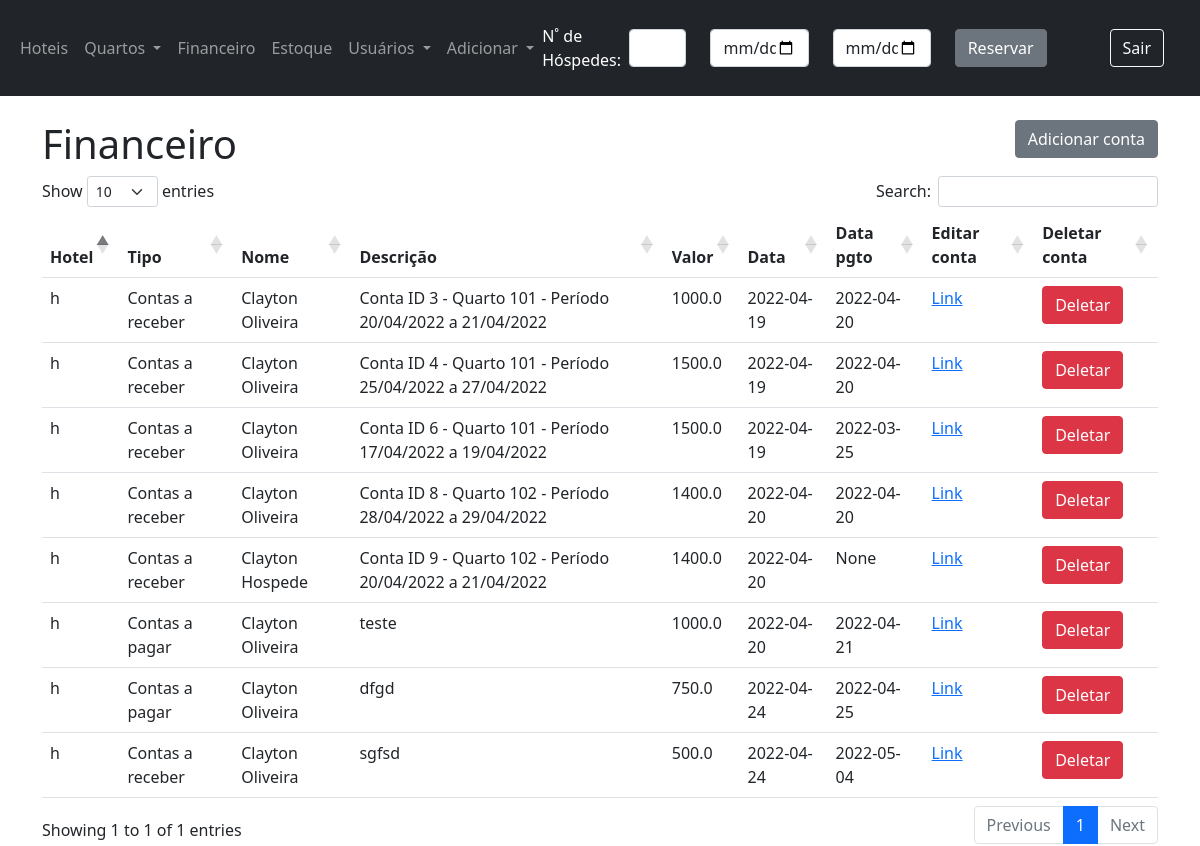
The page /listar-contas (signed in) on the database its author committed.
### app/models.py (models this page shows)
class Account(db.Model):
    __tablename__ = 'Account'
    id = db.Column(db.Integer, primary_key=True)
    tipo = db.Column(db.String(20))
    hotel_id = db.Column(db.Integer, db.ForeignKey('Hotels.id'))
    guest_id = db.Column(db.Integer, db.ForeignKey('guests.id'))
    reservation_id = db.Column(db.Integer, db.ForeignKey('reservation.id'))
    descricao = db.Column(db.String(30))
    valor = db.Column(db.Float)
    data_cadastro = db.Column(db.Date, default=dt.now())
    data_pgto = db.Column(db.Date)

class Guest(db.Model):
    __tablename__ = 'guests'
    id = db.Column(db.Integer, primary_key=True)
    hotel_id = db.Column(db.Integer, db.ForeignKey('Hotels.id'))
    address_id = db.Column(db.Integer, db.ForeignKey('Addresses.id'))
    name = db.Column(db.String(50))
    email = db.Column(db.String(50))
    phone = db.Column(db.String(20))
    cpf = db.Column(db.String(15))
    birthday = db.Column(db.DateTime)

### app/views.py (the view)
@app.route('/listar-contas', methods=['GET', 'POST'])
@login_required
def listar_conta_endpoint():
    user_id = g.user.get_id()
    return listar_contas(user_id)

### app/forms.py
class VerificarDisponibilidade(FlaskForm):
    total_guests = IntegerField('Quantidade de héspedes', validators=[DataRequired()])
    check_in = DateField('Data Entrada', validators=[DataRequired()])
    check_out = DateField('Data Saída', validators=[DataRequired()])
    submeter = SubmitField('Reservar')

### app/models.py (called while the page is built)
    def get_id(self):
        return self.id

    def get_profile(self):
        return self.profile

    def get_hotel_id(self):
        return self.hotel_id

### app/scripts/financeiro.py (called while the page is built)
def listar_contas(user_id):
    user = User.query.filter_by(id=user_id).first()
    hospedes = Guest.query.order_by(Guest.id)
    hoteis = Hotels.query.filter_by(id=user.hotel_id).order_by(Hotels.created_at)
    if user.hotel_id is None:
        hoteis = Hotels.query.filter_by(user_id=user_id).order_by(Hotels.created_at)
    hoteis_id = [hotel.id for hotel in hoteis]
    hotel_choices = dict([(hotel.id, hotel.name) for hotel in hoteis])
    guest_choices = dict([(hospede.id, hospede.name) for hospede in hospedes if hospede.hotel_id in hoteis_id])
    contas = Account.query.filter(Account.hotel_id.in_(hoteis_id)).order_by(Account.id)
    return render_template('lista_contas.html',
                           contas=contas,
                           hotel_choices=hotel_choices,
                           guest_choices=guest_choices,
                           )

### app/views.py (called while the page is built)
@login_manager.user_loader
def load_user(id):
    return User.query.get(int(id))

@app.before_request
def before_request():
    g.user = current_user

@app.context_processor
def navbar():
    form_reserva = VerificarDisponibilidade()
    return dict(form_reserva=form_reserva)

### app/templates/lista_contas.html (shortened to what this page needs)
{% extends 'base.html' %}
{% block content %}
    <div class="mt-4">
        <h1 style="display: inline-block;">Financeiro</h1>
        <a href="{{ url_for('adicionar_conta_endpoint') }}">
            <button type="button" class="btn btn-secondary" data-bs-dismiss="modal"
                    style="float: right">Adicionar conta
            </button>
        </a>
        <br>
    </div>
    <table id="tabela" class="table table-hover">
        <thead>
        <tr>
            {% if current_user.get_profile() in ['admin'] %}
                <th>Hotel</th>
            {% endif %}
            <th>Tipo</th>
            <th>Nome</th>
            <th>Descrição</th>
            <th>Valor</th>
            <th>Data</th>
            <th>Data pgto</th>
            <th>Editar conta</th>
            <th>Deletar conta</th>
        </tr>
        </thead>
        <tbody>
        {% for conta in contas %}
            <tr>
                {% if current_user.get_profile() in ['admin'] %}
                    <td>{{ hotel_choices[conta.hotel_id] }}</td>
                {% endif %}
                <td>{{ conta.tipo }}</td>
                <td>{{ guest_choices[conta.guest_id] }}</td>
                <td>{{ conta.descricao }}</td>
                <td>{{ conta.valor }}</td>
                <td>{{ conta.data_cadastro }}</td>
                <td>{{ conta.data_pgto }}</td>
                <td><a href="{{ url_for('editar_conta_endpoint', id=conta.id) }}">Link</a></td>
            <td>
                    <button type="button" class="btn btn-danger" data-bs-toggle="modal"
                            data-bs-target="#Modal_{{ conta.id }}"
                            value="{{ conta.id }}" id="user_{{ conta.id }}">
                        Deletar
                    </button>
                </td>
            </tr>
            </tbody>
        {% endfor %}
    </table>
{% endblock %}

### rows shown on the page
Account: hotel_choices "h", tipo "Contas a receber", descricao "Conta ID 3 - Quarto 101 - Período 20/04/2022 a 21/04/2022", valor "1000.0", data_cadastro "2022-04-19", data_pgto "2022-04-20", {{ conta.id }} 1 (drawn)
Guest: name "Clayton Oliveira"
Account: hotel_choices "h", tipo "Contas a receber", descricao "Conta ID 4 - Quarto 101 - Período 25/04/2022 a 27/04/2022", valor "1500.0", data_cadastro "2022-04-19", data_pgto "2022-04-20", {{ conta.id }} 2 (drawn)
Account: hotel_choices "h", tipo "Contas a receber", descricao "Conta ID 6 - Quarto 101 - Período 17/04/2022 a 19/04/2022", valor "1500.0", data_cadastro "2022-04-19", data_pgto "2022-03-25", {{ conta.id }} 3 (drawn)
Account: hotel_choices "h", tipo "Contas a receber", descricao "Conta ID 8 - Quarto 102 - Período 28/04/2022 a 29/04/2022", valor "1400.0", data_cadastro "2022-04-20", data_pgto "2022-04-20", {{ conta.id }} 4 (drawn)
Account: hotel_choices "h", tipo "Contas a receber", descricao "Conta ID 9 - Quarto 102 - Período 20/04/2022 a 21/04/2022", valor "1400.0", data_cadastro "2022-04-20", data_pgto "None", {{ conta.id }} 5 (drawn)
Guest: name "Clayton Hospede"
Account: hotel_choices "h", tipo "Contas a pagar", descricao "teste", valor "1000.0", data_cadastro "2022-04-20", data_pgto "2022-04-21", {{ conta.id }} 6 (drawn)
Account: hotel_choices "h", tipo "Contas a pagar", descricao "dfgd", valor "750.0", data_cadastro "2022-04-24", data_pgto "2022-04-25", {{ conta.id }} 7 (drawn)
Account: hotel_choices "h", tipo "Contas a receber", descricao "sgfsd", valor "500.0", data_cadastro "2022-04-24", data_pgto "2022-05-04", {{ conta.id }} 8 (drawn)
